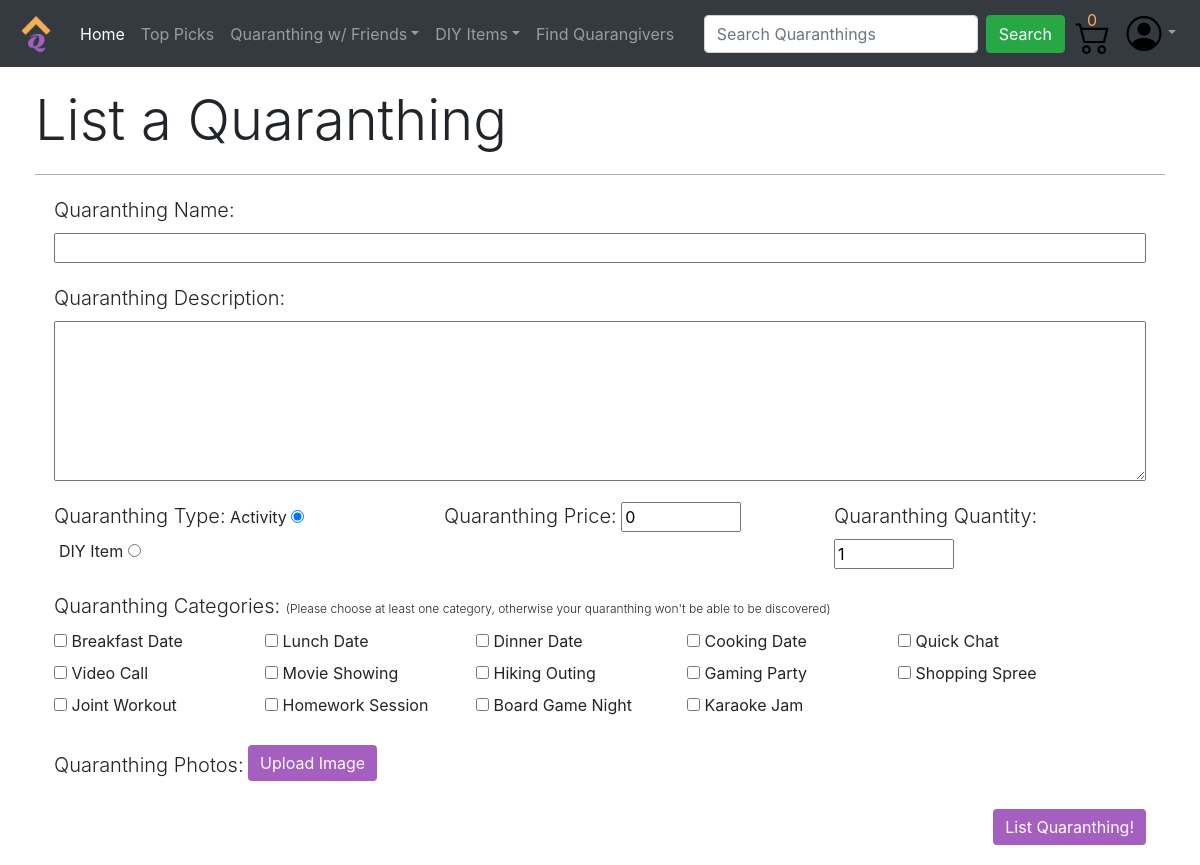
Screenshot of /quaranthings/new (signed in) with the database file from the repository.
### quaranthings/models.py (models this page shows)
class Category(models.Model):
    name = models.CharField(max_length = 255)
    category_type = models.CharField(max_length = 40)
    products = models.ManyToManyField(Product, related_name="categories")
    created_at = models.DateTimeField(auto_now_add=True)
    updated_at = models.DateTimeField(auto_now=True)

### quaranthings/views.py (the view)
# urls.py: path('/new', views.new_quaranthing),
def new_quaranthing(request):
    context = {
        'activity_categories':Category.objects.filter(category_type = 'activity').all(),
        'diy_categories': Category.objects.filter(category_type = 'DIY Item').all()
    }
    return render(request, 'new_quaranthing.html', context)

### quaranthings/templates/new_quaranthing.html (shortened to what this page needs)
<!DOCTYPE html>
<html lang="en">
    <head>
        {% load static %}
        <link rel="stylesheet" href="https://stackpath.bootstrapcdn.com/bootstrap/4.5.0/css/bootstrap.min.css">
        <link rel="stylesheet" href="https://cdnjs.cloudflare.com/ajax/libs/font-awesome/5.14.0/css/all.min.css">
    </head>
    <body>
        <nav class="navbar navbar-expand-md bg-dark navbar-dark">
            <a class="navbar-brand" href="http://localhost:8000"><img class = "icons" src="{% static 'logo.png' %}" alt="Quaranthings logo"></a>
            <div class="collapse navbar-collapse" id="navbarSupportedContent">
              <ul class="navbar-nav mr-auto">
                <li class="nav-item active">
                  <a class="nav-link" href="http://localhost:8000">Home <span class="sr-only">(current)</span></a>
                </li>
                <li class="nav-item">
                    <a class="nav-link" href="#">Top Picks<span class="sr-only">(current)</span></a>
                  </li>
                <li class="nav-item dropdown">
                    <a class="nav-link dropdown-toggle" href="#" id="navbarDropdown" role="button" data-toggle="dropdown" aria-haspopup="true" aria-expanded="false">Quaranthing w/ Friends</a>
                </li>
                <li class="nav-item dropdown">
                    <a class="nav-link dropdown-toggle" href="#" id="navbarDropdown" role="button" data-toggle="dropdown" aria-haspopup="true" aria-expanded="false">DIY Items</a>
                </li>
                <li class="nav-item">
                  <a class="nav-link" href="#">Find Quarangivers</a>
                </li>
              </ul>
              <ul class="navbar-nav ml-auto">
                <form class="form-inline  my-lg-0">
                    <input class="form-control mr-sm-2" type="search" placeholder="Search Quaranthings" aria-label="Search" id = "search">
                    <button class="btn btn-success my-2 my-sm-0" type="submit">Search</button>
                </form>
                <li class="nav-item">
                    <a class="nav-link nav_svg_link" href="#"><img src="{% static 'shop_cart.svg' %}" alt="shopping cart" class = "nav_svg icons" id = "cart"><p id = "cart_items">0</p></a>
                </li>
                {% if request.session.logged_user %}
                <li class="nav-item dropdown">
                    <a class="nav-link dropdown-toggle" href="#" id="navbarDropdown" role="button" data-toggle="dropdown" aria-haspopup="true" aria-expanded="false"><img src="{% static 'person.svg' %}" alt="profile icon " class = "nav_svg icons" ></a>
                </li>
                {% else %}
                <li>
                    <a href="http://localhost:8000/login" class = "btn btn-link" style = "margin-top: 6px;">Login</a>
                </li>
                {% endif %}
              </ul>
            </div>
        </nav>
        {% if request.session.logged_user %}
        <div class = "container" style = "padding: 20px 5px;">
            <h1 class = "display-4">List a Quaranthing</h1>
            <div class = "dropdown-divider" style="border-top: 1px solid black !important; opacity: 30%; margin-top: 20px;"></div>
            <div class = "container" style="margin-top: 20px;">
                <form action="http://localhost:8000/quaranthings/process_new_quaranthing" method = "POST" enctype="multipart/form-data" style="padding: 0px 4px">
                    <div class = "field">
                        <label class = "lead">Quaranthing Name:</label>
                        <input type="text" name="name" class = "long_input" required>
                    </div>
                    <div class = "field">
                        <label class = "lead">Quaranthing Description:</label>
                        <textarea name="description" class = "long_input"></textarea>
                    </div>
                    <div style = "width: fit-content; display: flex;">
                        <div class = "field small_field" style="margin-right: 70px;">
                            <label class = "lead">Quaranthing Type:</label>
                            <label>Activity</label>
                            <input type="radio" name="thing_type" value = "activity" checked="checked" id = "activity_cat" onclick="javascript:yesnoCheck();">
                            <label style = "margin-left: 5px;">DIY Item</label>
                            <input type="radio" name="thing_type" value = "diy_item" id = "diy_cat" onclick="javascript:yesnoCheck();">
                        </div>
                        <div class = "field small_field" style="margin-right: 70px;">
                            <label class = "lead">Quaranthing Price:</label>
                            <input type="number" step="0.01" name="price" class = "small_input" value = "0" required>
                        </div>
                        <div class = "field small_field">
                            <label class = "lead">Quaranthing Quantity:</label>
                            <input type="number" name="stock" class = "small_input" value = "1" required>
                        </div>
                    </div>
                    <div class = "field">
                        <label class = "lead" style="display: block;">Quaranthing Categories: <span style="font-size: 12px;">(Please choose at least one category, otherwise your quaranthing won't be able to be discovered)</span></label>
                        <div style = "display:flex;">
                        {% for category in activity_categories %}
                        {% if forloop.counter0|divisibleby:5 %}
                        </div>
                        <div class = "activity" style="display: flex;">
                            <div class = "category" style="width: 170px;">
                                <input type="checkbox" name="{{category.name}}">
                                <label>{{category.name}}</label>
                            </div>
                        {% else %}
                            <div class = "category" style="width: 170px;">
                                <input type="checkbox" name="{{category.name}}">
                                <label>{{category.name}}</label>
                            </div>
                        {% endif %}
                        {% endfor %}
                        </div>
                    </div>
                    <div class = "field">
                        <label class = "lead">Quaranthing Photos:</label>
                        <label class = "btn btn-primary" for="file" style="cursor: pointer;">Upload Image</label>
                    </div>
                    <button class = "btn btn-primary ml-auto" style = "display: block;">List Quaranthing!</button>
                </form>
            </div>
        </div>
        {% endif %}
    </body>
</html>

### quaranthings/templates/new_quaranthing.html (style rules this page uses)
.icons { height: 40px; width: 40px; }
.nav_svg_link { margin-top: 8px; }
.nav_svg { height:35px; fill: white; }
#cart { margin-top: -5px; margin-right: -5px; }
#cart_items { color: #f2af58; display: block; margin-top: -46px; margin-left: 14px; }
nav { background-color: silver; }
.field { margin-bottom: 20px; }
.long_input { width: 100%; display: block; }
textarea { height: 20vh; }
.small_field { width: 320px; }
.small_input { width: 120px; }
.category { margin-right: 41px; }
.btn-primary, .btn-primary:active, .btn-primary:visited { background-color: #a45fc1 !important; border: none; }

### rows the page displays
Category: name "Breakfast Date"
Category: name "Lunch Date"
Category: name "Dinner Date"
Category: name "Cooking Date"
Category: name "Quick Chat"
Category: name "Video Call"
Category: name "Movie Showing"
Category: name "Hiking Outing"
Category: name "Gaming Party"
Category: name "Shopping Spree"
Category: name "Joint Workout"
Category: name "Homework Session"
Category: name "Board Game Night"
Category: name "Karaoke Jam"
